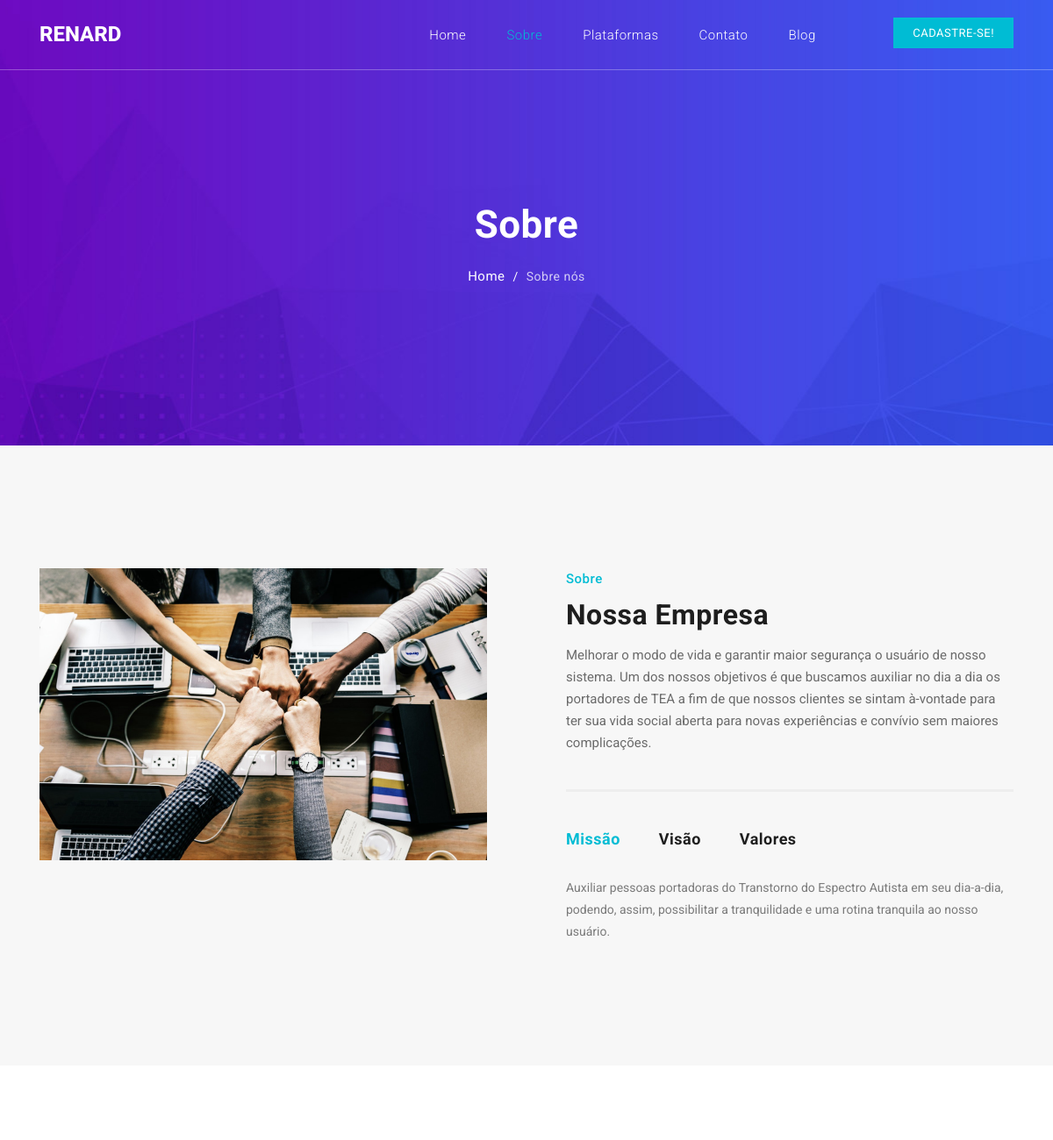
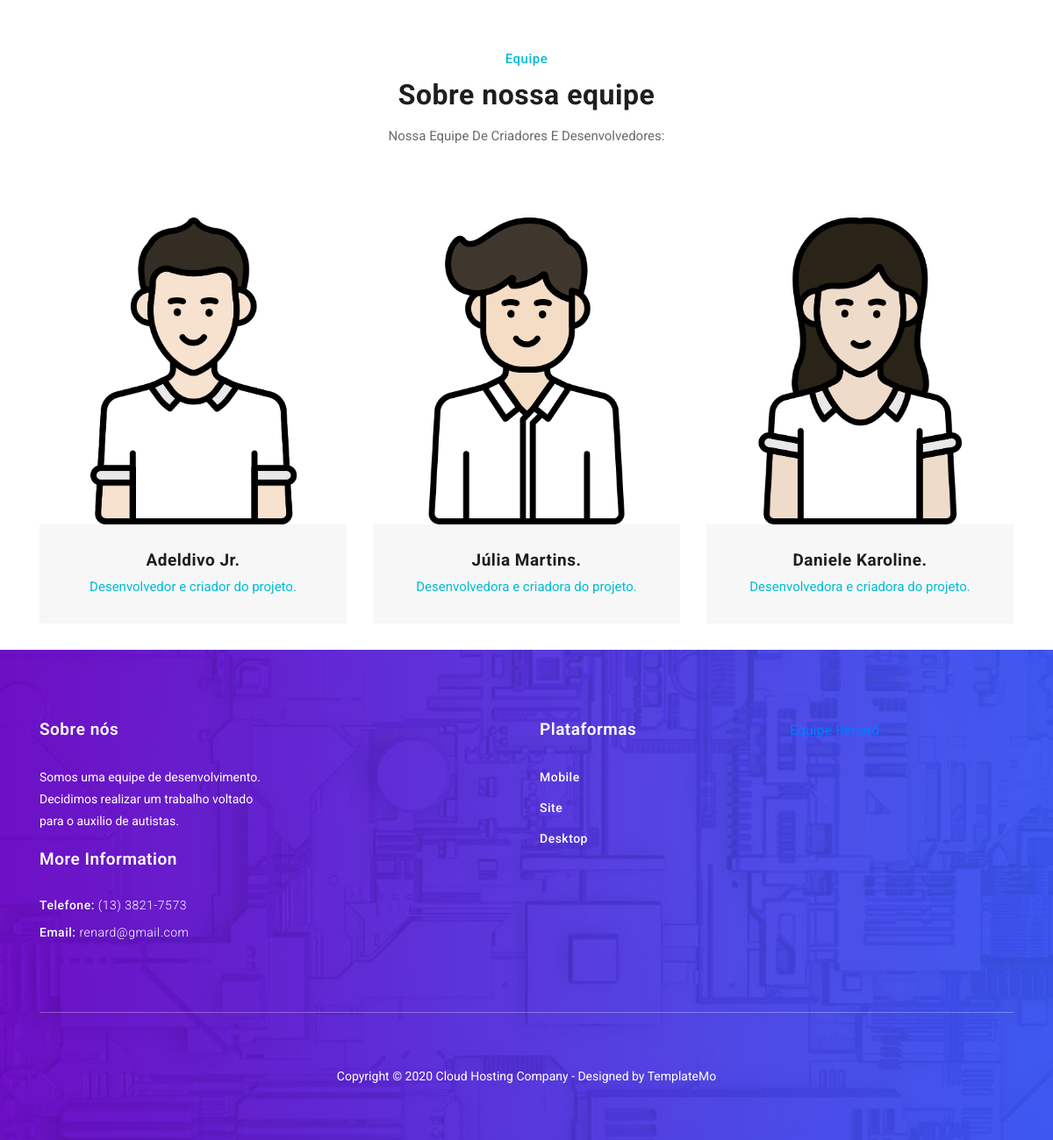
Page /about.php on the committed database (2 pictures, top to bottom).
### tables this page shows
CREATE TABLE IF NOT EXISTS `conteudo` (
  `id` int(3) NOT NULL AUTO_INCREMENT,
  `titulo` varchar(150) NOT NULL,
  `corpo` varchar(450) NOT NULL,
  `id_link` int(3) NOT NULL,
  `id_imagem` int(3) DEFAULT NULL,
  PRIMARY KEY (`id`),
  KEY `id_link` (`id_link`),
  KEY `id_imagem` (`id_imagem`),
  CONSTRAINT `id_imagem` FOREIGN KEY (`id_imagem`) REFERENCES `imagem` (`id`),
  CONSTRAINT `id_link` FOREIGN KEY (`id_link`) REFERENCES `link` (`id`)
);

CREATE TABLE IF NOT EXISTS `imagem` (
  `id` int(3) NOT NULL AUTO_INCREMENT,
  `nome` varchar(30) NOT NULL,
  `conteudo_id` int(3) NOT NULL,
  PRIMARY KEY (`id`),
  KEY `conteudo_id` (`conteudo_id`),
  CONSTRAINT `conteudo_id` FOREIGN KEY (`conteudo_id`) REFERENCES `conteudo` (`id`)
);

### about.php (the view, shortened to what this page needs)
<!DOCTYPE html>
<html lang="pt-br">
<?php
include("functions/conexao.php")
?>
  <head>
    <link href="vendor/bootstrap/css/bootstrap.min.css" rel="stylesheet">
    <link rel="stylesheet" href="assets/css/fontawesome.css">
    <link rel="stylesheet" href="assets/css/templatemo-host-cloud.css">
    <link rel="stylesheet" href="assets/css/owl.css">
  </head>
  <body>
     <header class="">
      <nav class="navbar navbar-expand-lg">
        <div class="container">
          <a class="navbar-brand" href="index.php"><h2>Renard</h2></a>
          <div class="collapse navbar-collapse" id="navbarResponsive">
            <ul class="navbar-nav ml-auto">
              <li class="nav-item">
                <a class="nav-link" href="index.php">Home
                </a>
              </li>
              <li class="nav-item active">
                <a class="nav-link" href="about.php">Sobre</a>
              </li>
              <li class="nav-item">
                <a class="nav-link" href="services.php">Plataformas</a>
              </li>
              <li class="nav-item">
                <a class="nav-link" href="contact.php">Contato</a>
              </li>
              <li class="nav-item">
                <a class="nav-link" href="blog.php">Blog</a>
              </li>
            </ul>
          </div>
          <div class="functional-buttons">
            <ul>
            <li><a href="cadastro.php">Cadastre-se!</a></li>
                        </ul>
          </div>
        </div>
      </nav>
    </header>
    <div class="page-heading header-text">
      <div class="container">
        <div class="row">
          <div class="col-md-12">
            <h1>Sobre</h1>
            <p><a href="index.html">Home</a> / <span>Sobre nós</span></p>
          </div>
        </div>
      </div>
    </div>
    <div class="about-us">
      <div class="container">
        <div class="row">
          <div class="col-md-6">
            <div class="left-image">
              <img src="assets/images/img1.jpeg" alt="">
            </div>
          </div>
          <div class="col-md-6">
          <?php
        $query1 = mysqli_query($conexao,"SELECT * FROM conteudo WHERE id = 40;");
        while($exibe1 = mysqli_fetch_array($query1)) {
?>
            <div class="right-content">
              <div class="section-heading">
                <span>Sobre</span>
                <h2><?php echo $exibe1[1];?></h2>
                <p><?php echo $exibe1[2];?></p>
              </div>
              <?php } ?>
              <div id='tabs'>
                  <ul>
                    <li><a href='#tabs-1'>Missão</a></li>
                    <li><a href='#tabs-2'>Visão</a></li>
                    <li><a href='#tabs-3'>Valores</a></li>
                  </ul>
                  <section class='tabs-content'>
                    <article id='tabs-1'>
                    <?php
        $query2 = mysqli_query($conexao,"SELECT * FROM conteudo  WHERE id = 1;");
        while($exibe2 = mysqli_fetch_array($query2)) {
?>
                      <p><?php echo $exibe2[2];?>
                      <?php } ?>
                    </article>
                  </section>
                </div>
            </div>
          </div>
        </div>
      </div>
    </div>
    <div class="team-section">
      <div class="container">
        <div class="row">
          <div class="col-md-8 offset-md-2">
            <div class="section-heading">
            <?php
        $query5 = mysqli_query($conexao,"SELECT * FROM conteudo  WHERE id = 6;");
        while($exibe5 = mysqli_fetch_array($query5)) {
?>
              <span>Equipe</span>
              <h2><?php echo $exibe5[1]?></h2>
              <p><?php echo $exibe5[2]?></p>
            </div>
          </div>
          <?php
        $query6 = mysqli_query($conexao,"SELECT  conteudo.id, conteudo.titulo, conteudo.corpo, conteudo.id_imagem, imagem.nome FROM conteudo INNER JOIN imagem ON conteudo.id = imagem.conteudo_id WHERE id_link = 9 ORDER BY id DESC LIMIT 3;");
        while($exibe6 = mysqli_fetch_array($query6)) {
?>
          <div class="col-md-4 col-sm-6 col-xs-12">
            <div class="team-item">
              <img src="assets/images/<?php echo $exibe6[4]?>" alt="">
              <div class="down-content">
                <h4><?php echo $exibe6[1]; ?></h4>
                <span><?php echo $exibe6[2]; ?></span>
              </div>
            </div>
          </div>
        <?php } ?>
        <?php } ?>
            </div>
          </div>
        </div>
    <?php include("footer.php")?>
  </body>
</html>

### assets/css/templatemo-host-cloud.css (style rules this page uses)
body { font-family: 'Roboto', sans-serif; transition: all 0.5s; }
p { margin-bottom: 0px; font-size: 14px; color: #6a6a6a; line-height: 25px; }
a { text-decoration: none!important; }
.section-heading { margin-bottom: 80px; }
.section-heading span { color: #00bcd4; font-size: 15px; font-weight: 500; letter-spacing: 0.5px; display: inline-block; margin-top: 0px; }
.section-heading h2 { color: #1e1e1e; font-size: 32px; font-weight: 700; letter-spacing: 0.5px; margin-top: 10px; margin-bottom: 15px; }
.section-heading p { font-size: 15px; }
.page-heading { background-image: url(../images/heading-bg.jpg); background-position: center center; background-repeat: no-repeat; background-size: cover; text-align: center; padding: 230px 0px 180px 0px; }
.page-heading h1 { color: #fff; font-size: 44px; font-weight: 700; letter-spacing: 0.5px; margin-bottom: 20px; }
.page-heading p { color: #fff; letter-spacing: 0.5px; }
.page-heading p a { color: #fff; font-size: 15px; }
.page-heading p a { margin-right: 5px; }
.page-heading p span { color: #fff; opacity: 0.75; margin-left: 5px; }
header { position: fixed; z-index: 99999; width: 100%; background-color: transparent!important; border-bottom: 1px solid rgba(250,250,250,0.30); height: 80px; -webkit-transition: all .5s ease 0s; -moz-transition: all .5s ease 0s; -o-transition: all .5s ease 0s; transition: all .5s ease 0s; }
.navbar .navbar-brand { float: left; margin-top: 12px; outline: none; }
.navbar .navbar-brand h2 { color: #fff; text-transform: uppercase; font-size: 24px; font-weight: 800; -webkit-transition: all .3s ease 0s; -moz-transition: all .3s ease 0s; -o-transition: all .3s ease 0s; transition: all .3s ease 0s; }
#navbarResponsive { z-index: 999; }
.navbar-collapse { text-align: center; }
.navbar .navbar-nav .nav-item { margin: 0px 15px; }
.navbar .navbar-nav a.nav-link { text-transform: capitalize; font-size: 15px; font-weight: 300; letter-spacing: 0.5px; color: #fff; transition: all 0.5s; margin-top: 5px; }
.navbar .navbar-nav .nav-link:hover, .navbar .navbar-nav .active>.nav-link, .navbar .navbar-nav .nav-link.active, .navbar .navbar-nav .nav-link.show, .navbar .navbar-nav .show>.nav-link { color: #00bcd4; }
.functional-buttons { margin-left: 5%; }
.functional-buttons ul { margin: 0; padding: 0; }
.functional-buttons ul li { display: inline-block; margin-left: 10px; }
.functional-buttons ul li:first-child a { display: inline-block; background-color: transparent; border: 2px solid #fff; text-transform: uppercase; font-size: 13px; color: #fff; padding: 6px 20px; letter-spacing: 0.5px; transition: all 0.5s; }
.functional-buttons ul li:last-child a { display: inline-block; background-color: #00bcd4; border: 2px solid #00bcd4; text-transform: uppercase; font-size: 13px; color: #fff; padding: 6px 20px; letter-spacing: 0.5px; transition: all 0.5s; }
.about-us { padding: 140px 0px; background-color: #f7f7f7; }
.about-us .left-image { margin-right: 30px; }
.about-us .right-content { margin-left: 30px; }
.about-us .left-image img { max-width: 100%; overflow: hidden; }
.about-us .section-heading h2 { color: #1e1e1e; }
.about-us .section-heading { margin-bottom: 40px; border-bottom: 3px solid #eee; padding-bottom: 40px; }
#tabs { margin-right: 0px; }
#tabs ul { margin: 0; padding: 0; }
#tabs ul li { margin-right: 40px; display: inline-block; }
#tabs ul li:last-child { margin-right: 0px; }
#tabs ul li a { font-size: 18px; color: #1e1e1e; letter-spacing: 0.5px; font-weight: 700; transition: all 0.3s; }
#tabs ul .ui-tabs-active a { color: #00bcd4; }
.tabs-content { text-align: left; display: inline-block; transition: all 0.3s; }
.tabs-content p { font-size: 14px; color: #7a7a7a; margin-top: 30px; margin-bottom: 0px; }
.team-section { margin-top: 140px; }
.team-section .section-heading { text-align: center; }
.team-section .section-heading h2 { color: #1e1e1e; }
.team-item { cursor: pointer; margin-bottom: 30px; }
.team-item img { width: 100%; overflow: hidden; transition: all 0.5s; }
.team-item .down-content { background-color: #f7f7f7; text-align: center; padding: 30px; }
.team-item h4 { font-size: 19px; font-weight: 700; color: #1e1e1e; letter-spacing: 0.5px; margin-bottom: 0px; }
.team-item span { display: inline-block; margin-top: 8px; font-size: 15px; color: #00bcd4; }

### rows in the picture
conteudo: titulo "Nossa Empresa", corpo "Melhorar o modo de vida e garantir maior segurança o usuário de nosso sistema. Um dos nossos objetivos é que buscamos auxiliar no dia a dia os portadores de TEA a fim de que nossos clientes se sintam à-vontade para ter sua vida social aberta para novas experiências e convívio sem maiores complicações."
conteudo: corpo "Auxiliar pessoas portadoras do Transtorno do Espectro Autista em seu dia-a-dia, podendo, assim, possibilitar a tranquilidade e uma rotina tranquila ao nosso usuário."
conteudo: titulo "Sobre nossa equipe", corpo "Nossa Equipe De Criadores E Desenvolvedores:"
conteudo: id_imagem.nome (picture), titulo "Adeldivo Jr.", corpo "Desenvolvedor e criador do projeto."
conteudo: id_imagem.nome (picture), titulo "Júlia Martins.", corpo "Desenvolvedora e criadora do projeto."
conteudo: id_imagem.nome (picture), titulo "Daniele Karoline.", corpo "Desenvolvedora e criadora do projeto."
